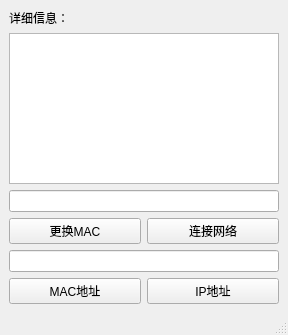
<?xml version="1.0" encoding="UTF-8"?>
<ui version="4.0">
 <class>MainWindow</class>
 <widget class="QMainWindow" name="MainWindow">
  <property name="geometry">
   <rect>
    <x>0</x>
    <y>0</y>
    <width>288</width>
    <height>335</height>
   </rect>
  </property>
  <property name="windowTitle">
   <string>MainWindow</string>
  </property>
  <widget class="QWidget" name="centralwidget">
   <layout class="QVBoxLayout" name="verticalLayout">
    <item>
     <widget class="QLabel" name="label">
      <property name="text">
       <string>详细信息：</string>
      </property>
     </widget>
    </item>
    <item>
     <widget class="QTextEdit" name="textEdit"/>
    </item>
    <item>
     <layout class="QGridLayout" name="gridLayout">
      <item row="0" column="0" colspan="2">
       <widget class="QLineEdit" name="lineEdit"/>
      </item>
      <item row="1" column="0">
       <widget class="QPushButton" name="pushButton_3">
        <property name="text">
         <string>更换MAC</string>
        </property>
       </widget>
      </item>
      <item row="1" column="1">
       <widget class="QPushButton" name="pushButton_4">
        <property name="text">
         <string>连接网络</string>
        </property>
       </widget>
      </item>
      <item row="2" column="0" colspan="2">
       <widget class="QLineEdit" name="lineEdit_2"/>
      </item>
      <item row="3" column="0">
       <widget class="QPushButton" name="pushButton_2">
        <property name="text">
         <string>MAC地址</string>
        </property>
       </widget>
      </item>
      <item row="3" column="1">
       <widget class="QPushButton" name="pushButton">
        <property name="text">
         <string>IP地址</string>
        </property>
       </widget>
      </item>
     </layout>
    </item>
   </layout>
  </widget>
  <widget class="QMenuBar" name="menubar">
   <property name="geometry">
    <rect>
     <x>0</x>
     <y>0</y>
     <width>288</width>
     <height>23</height>
    </rect>
   </property>
  </widget>
  <widget class="QStatusBar" name="statusbar"/>
 </widget>
 <resources/>
 <connections/>
</ui>
